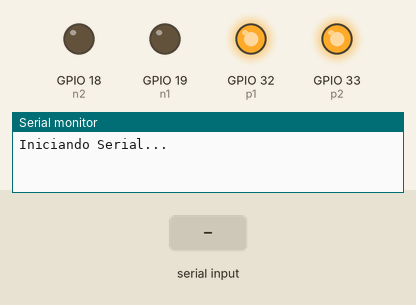
The sketch below on a simulated ESP32. Shown: output pins drawn as LEDs (lit = HIGH), the last lines printed to the serial monitor. The test bench sets the inputs (shaded band).

Above: at 1.2 s.
1.3 s: "f" received over Serial
At 1.8 s:
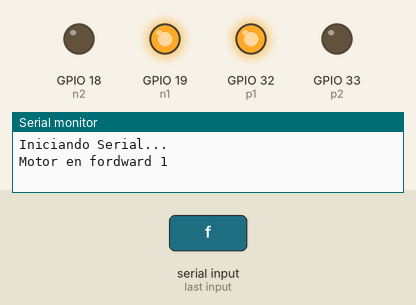
2.8 s: "r" received over Serial
At 4.0 s:
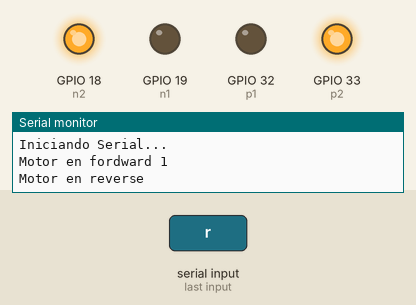
4.3 s: "s" received over Serial
At 5.3 s:
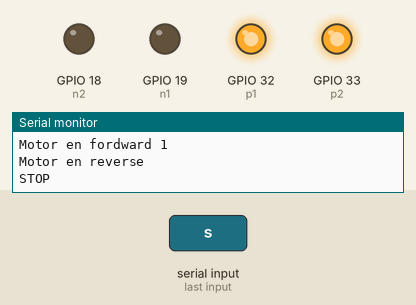
Timing chart, 0 to 7.3 s (numbered marks = the images above; inputs shaded):
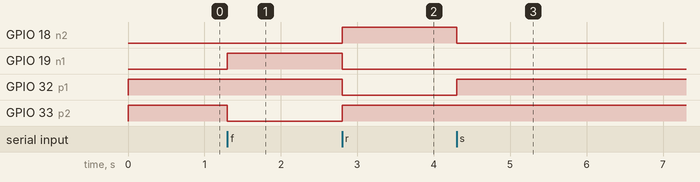

Measured:
- after the input at 1.3 s, GPIO 19 (n1): LOW → HIGH at once; GPIO 33 (p2): HIGH → LOW at once
- after the input at 2.8 s, GPIO 18 (n2), GPIO 33 (p2): LOW → HIGH at once; GPIO 19 (n1), GPIO 32 (p1): HIGH → LOW at once
- after the input at 4.3 s, GPIO 18 (n2): HIGH → LOW at once; GPIO 32 (p1): LOW → HIGH at once

The sketch:

CambioGiroMotor.ino
```cpp
const byte p1 = 32;
const byte p2 = 33;
const byte n1 = 19;
const byte n2 = 18;

void setup() {
  Serial.begin(115200);
  Serial.println("Iniciando Serial...");
  Serial.println();
  pinMode(p1, OUTPUT);
  pinMode(p2, OUTPUT);
  pinMode(n1, OUTPUT);
  pinMode(n2, OUTPUT);

  // Inicialmente motor apagado
  digitalWrite(p1, HIGH);
  digitalWrite(n1, LOW);
  digitalWrite(p2, HIGH);
  digitalWrite(n2, LOW);
}

void loop() {
  if (Serial.available()) {
    char comando = Serial.read();

    // Opción 1: Giro en un sentido
    if (comando == 'f') {
      digitalWrite(p2, LOW);
      digitalWrite(n1, HIGH);
      digitalWrite(p1, HIGH);
      digitalWrite(n2, LOW);
      Serial.println("Motor en fordward 1");
      delay(50);
    }

    // Opción 0: Giro en sentido contrario
    else if (comando == 'r') {
      digitalWrite(p2, HIGH);
      digitalWrite(n1, LOW);
      digitalWrite(p1, LOW);
      digitalWrite(n2, HIGH);

      Serial.println("Motor en reverse");
      delay(50);
    }
    else if (comando == 's'){
        digitalWrite(p1, HIGH);
        digitalWrite(n1, LOW);
        digitalWrite(p2, HIGH);
        digitalWrite(n2, LOW);
        Serial.println("STOP");
        delay(50);
    }
  }
}
```
